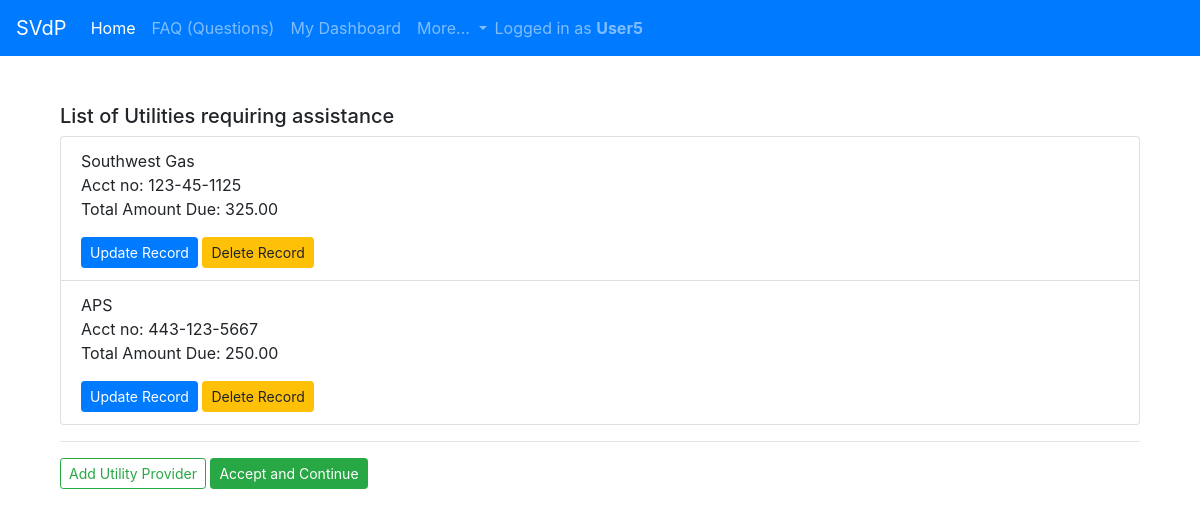
/utils_list/ (signed in), run on the app's committed database.
### home/models.py (models this page shows, shortened)
class Utilities(models.Model):
        UTILITY_TYPE = [('water','Water'), ('electric', 'Electric'), ('gas', 'Gas')]
        UTILITY_PROVIDER = [('SRP', 'SRP'), ('APS', 'APS'), ('Southwest Gas', 'Southwest Gas'), ('City of Phoenix', 'City of Phoenix'), ('City of Mesa', 'City of Mesa'),
                            ('City of Peoria', 'City of Peoria'), ('City of Tempe', 'City of Tempe'), ('City of Glendale', 'City of Glendale'), ('City of Chandler', 'City of Chandler'),
                            ('City of Goodyear', 'City of Goodyear'), ('City of Buckeye', 'City of Buckeye'), ('City of Scottsdale', 'City of Scottsdale'), ('Epcor', 'Epcor'), ('Liberty', 'Liberty')
                            ]
        contact = models.ForeignKey(Contact, on_delete=models.CASCADE)
        username = models.ForeignKey(User, on_delete=models.CASCADE)
        utility_provider = models.CharField(max_length=100, choices=UTILITY_PROVIDER)
        utility_type = models.CharField(max_length=100, choices=UTILITY_TYPE)
        account_no = models.CharField(max_length=200)
        name_on_acct = models.CharField(max_length=200)
        total_amount_due = models.DecimalField(default=0.00, max_digits=6, decimal_places=2)
        payment_due_date = models.DateField(auto_now_add=True)

### home/views.py (the view)
# urls.py: path('utils_list/', login_required(UtilitiesModelList.as_view()), name = 'utils_list'),
class UtilitiesModelList(OwnObjectsMixin, ListView):
    model = Utilities

### home/views.py (called while the page is built)
     def get_queryset(self):
         username = self.request.user
         return super(OwnObjectsMixin, self).get_queryset().filter(username=username)

### home/templates/home/utilities_list.html (shortened to what this page needs)
{% extends "base.html" %}
{% load static %}
{% block content %}
<div class="container">
<br><br>
<h5>List of Utilities requiring assistance</h5>
<ul class="list-group">
    {% for object in object_list %}
      <li class="list-group-item">
         <p>{{ object.utility_provider }}<br>
             Acct no: {{ object.account_no }}<br>
             Total Amount Due: {{ object.total_amount_due}} </p>
      <a class="btn btn-primary btn-sm" role="button" href="/home/utils_update/{{ object.id }}/">Update Record</a>
      <a class="btn btn-warning btn-sm" role="button"  href="/home/utils_delete/{{ object.id }}/">Delete Record</a>
      </li>
    {% empty %}
      <li>No Utilities Information yet.</li>
      <br><a href="../">Add Record</a>
    {% endfor %}
</ul>
    <hr>
    <a class="btn btn-outline-success btn-sm" role="button" href="../../home/utils_create">Add Utility Provider</a>
    <a class="btn btn-success btn-sm"  href="/home/startapp/">Accept and Continue</a>
</div>
{% endblock %}

### templates/base.html (shortened to what this page needs)
<!DOCTYPE html>
<html>
  <head>
    <link rel="stylesheet" href="https://stackpath.bootstrapcdn.com/bootstrap/4.5.2/css/bootstrap.min.css">
  </head>
  <body>
    <nav class="navbar navbar-expand-lg navbar-dark bg-primary">
      <a class="navbar-brand" href="#">SVdP</a>
      <div class="collapse navbar-collapse" id="navbarNavDropdown">
        <ul class="navbar-nav">
          <li class="nav-item active">
            <a class="nav-link" href="/home">Home <span class="sr-only">(current)</span></a>
          </li>
          <li class="nav-item">
            <a class="nav-link" href="/home/hpapp_faq">FAQ (Questions)</a>
          </li>
          {% if user.is_authenticated %}
              <li class="nav-item">
                <a class="nav-link" href="{% url 'home:dashboard' %}">My Dashboard</a>
              </li>
          {% endif %}
          <li class="nav-item dropdown">
            <a class="nav-link dropdown-toggle" href="#" id="navbarDropdownMenuLink" role="button" data-toggle="dropdown" aria-haspopup="true" aria-expanded="false">
              More...
            </a>
          </li>
        </ul>
        {% if user.is_authenticated %}
        <span class="navbar-text">
          Logged in as <b>{{ user.username }}</b>
        </span>
        {% endif %}
      </div>
    </nav>
    {% block body %}
    <div class="container">
      {% block content %}
      {% endblock %}
      {% endblock %}
   </div>
  </body>
</html>

### data on the page
Utilities: utility_provider "Southwest Gas", account_no "123-45-1125", total_amount_due "325.00"
Utilities: utility_provider "APS", account_no "443-123-5667", total_amount_due "250.00"

### other printed values
{{ user.username }} "User5"
